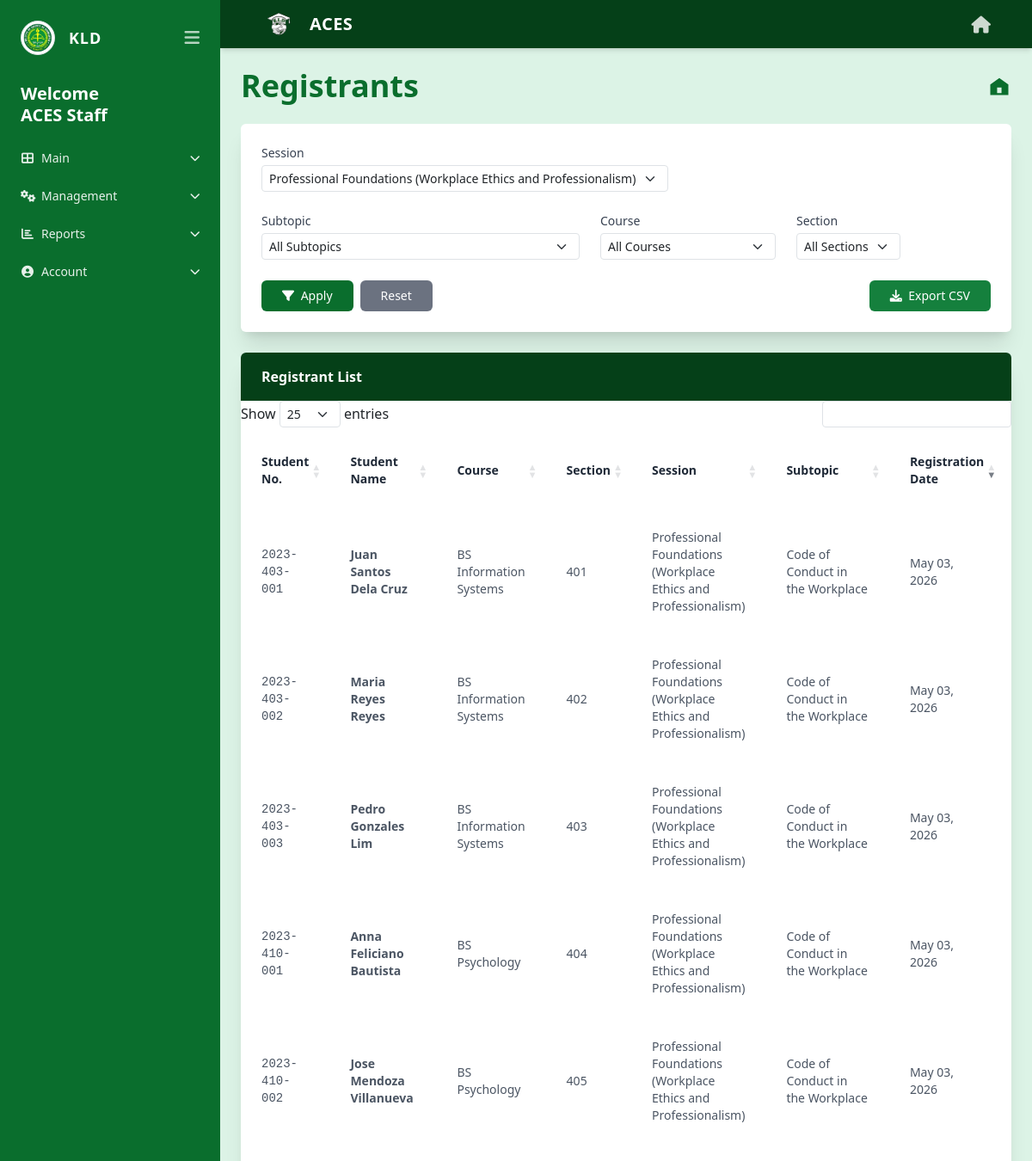
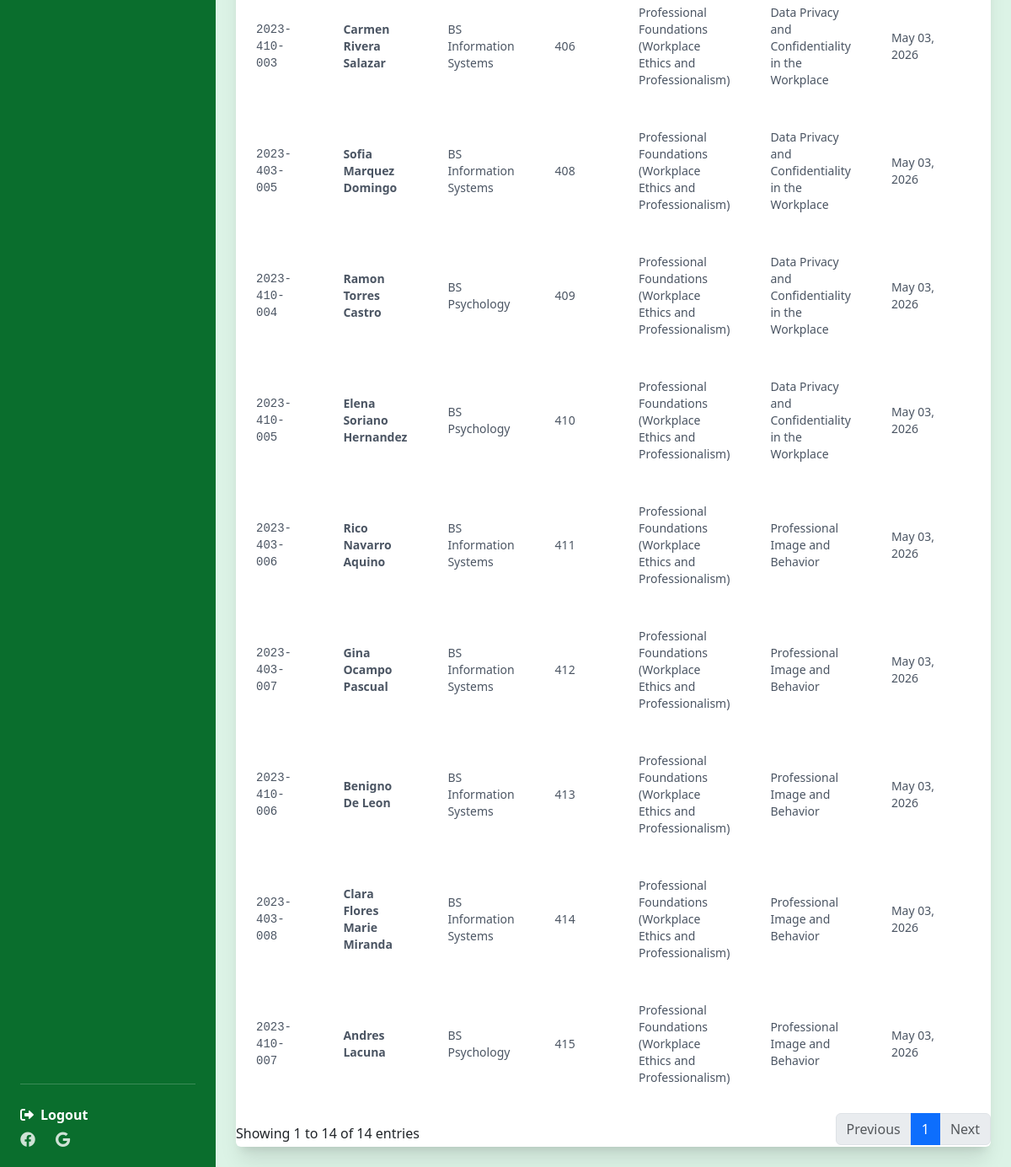
Page /staff/registrants.php?session_id=30 (signed in) on the committed database (2 pictures, top to bottom).
### tables this page shows
CREATE TABLE `users` (
  `user_id` int(11) NOT NULL AUTO_INCREMENT,
  `email` varchar(100) NOT NULL,
  `password_hash` varchar(255) NOT NULL,
  `is_verified` tinyint(1) NOT NULL DEFAULT 0,
  `verification_token` varchar(64) DEFAULT NULL,
  `verification_expires` datetime DEFAULT NULL,
  `reset_token` varchar(64) DEFAULT NULL,
  `reset_expires` datetime DEFAULT NULL,
  `full_name` varchar(100) NOT NULL,
  `role` enum('student','staff') NOT NULL,
  `staff_role` enum('admin','lead','viewer') DEFAULT 'viewer',
  `is_active` tinyint(1) NOT NULL DEFAULT 1,
  `created_by` int(11) DEFAULT NULL,
  `created_at` datetime DEFAULT current_timestamp(),
  PRIMARY KEY (`user_id`),
  UNIQUE KEY `email` (`email`),
  KEY `idx_staff_role` (`staff_role`)
);

CREATE TABLE `registrations` (
  `registration_id` int(11) NOT NULL AUTO_INCREMENT,
  `student_id` varchar(50) NOT NULL,
  `session_id` int(11) NOT NULL,
  `subtopic_id` int(11) NOT NULL,
  `status` enum('pending','assigned','auto_assigned') DEFAULT 'pending',
  `registration_date` datetime DEFAULT current_timestamp(),
  `is_attended` tinyint(1) DEFAULT 0,
  PRIMARY KEY (`registration_id`),
  UNIQUE KEY `unique_registration` (`student_id`,`session_id`,`subtopic_id`),
  KEY `session_id` (`session_id`),
  KEY `subtopic_id` (`subtopic_id`),
  CONSTRAINT `registrations_ibfk_1` FOREIGN KEY (`student_id`) REFERENCES `students` (`student_id`) ON DELETE CASCADE,
  CONSTRAINT `registrations_ibfk_2` FOREIGN KEY (`session_id`) REFERENCES `sessions` (`session_id`) ON DELETE CASCADE,
  CONSTRAINT `registrations_ibfk_3` FOREIGN KEY (`subtopic_id`) REFERENCES `subtopics` (`subtopic_id`) ON DELETE CASCADE
);

CREATE TABLE `students` (
  `student_id` varchar(50) NOT NULL,
  `user_id` int(11) NOT NULL,
  `section` varchar(50) NOT NULL,
  `program` varchar(100) NOT NULL,
  `middle_name` varchar(50) DEFAULT NULL,
  `suffix` varchar(10) DEFAULT NULL,
  `telephone` varchar(20) DEFAULT NULL,
  `mobile` varchar(20) DEFAULT NULL,
  `username` varchar(50) DEFAULT NULL,
  `is_deleted` tinyint(1) DEFAULT 0,
  PRIMARY KEY (`student_id`),
  UNIQUE KEY `user_id` (`user_id`),
  UNIQUE KEY `username` (`username`),
  CONSTRAINT `students_ibfk_1` FOREIGN KEY (`user_id`) REFERENCES `users` (`user_id`) ON DELETE CASCADE
);

CREATE TABLE `sessions` (
  `session_id` int(11) NOT NULL AUTO_INCREMENT,
  `title` varchar(100) NOT NULL,
  `phase` enum('Preparation','Pre-Employment','Career Fair') NOT NULL,
  `date` date NOT NULL,
  `start_time` time NOT NULL,
  `end_time` time NOT NULL,
  `description` text DEFAULT NULL,
  `created_by` int(11) NOT NULL,
  `proctor` varchar(100) DEFAULT 'TBA',
  `location` varchar(200) DEFAULT 'TBA',
  `is_deleted` tinyint(1) DEFAULT 0,
  `allow_multiple` tinyint(1) NOT NULL DEFAULT 0,
  PRIMARY KEY (`session_id`),
  KEY `created_by` (`created_by`),
  KEY `phase` (`phase`),
  CONSTRAINT `sessions_ibfk_1` FOREIGN KEY (`created_by`) REFERENCES `users` (`user_id`)
);

CREATE TABLE `subtopics` (
  `subtopic_id` int(11) NOT NULL AUTO_INCREMENT,
  `session_id` int(11) NOT NULL,
  `title` varchar(100) NOT NULL,
  `description` text DEFAULT NULL,
  `capacity` int(11) DEFAULT 30,
  `deadline` datetime DEFAULT NULL,
  `subtopic_date` date DEFAULT NULL,
  `subtopic_start_time` time DEFAULT NULL,
  `subtopic_end_time` time DEFAULT NULL,
  `subtopic_proctor` varchar(100) DEFAULT NULL,
  `subtopic_location` varchar(200) DEFAULT NULL,
  `is_required` tinyint(1) DEFAULT 0,
  `required_for` text DEFAULT NULL,
  `visible_for` text DEFAULT NULL,
  `visible_courses` text DEFAULT NULL,
  `required_courses` text DEFAULT NULL,
  `is_deleted` tinyint(1) DEFAULT 0,
  `attendance_type` enum('physical','module') DEFAULT 'physical',
  PRIMARY KEY (`subtopic_id`),
  KEY `session_id` (`session_id`),
  CONSTRAINT `subtopics_ibfk_1` FOREIGN KEY (`session_id`) REFERENCES `sessions` (`session_id`) ON DELETE CASCADE
);

### includes/auth.php (called while the page is built, shortened)
<?php
function isViewer() {
    return isset($_SESSION['role']) && $_SESSION['role'] === 'staff' && isset($_SESSION['staff_role']) && $_SESSION['staff_role'] === 'viewer';
}
?>

### staff/registrants.php (the view, shortened to what this page needs)
<?php
require_once __DIR__ . '/../includes/auth.php';
$stmt = $pdo->prepare("SELECT full_name FROM users WHERE user_id = ?");
$stmt->execute([$_SESSION['user_id']]);
$staff = $stmt->fetch();
$staff_name = $staff['full_name'];
$sessions = $pdo->query("SELECT session_id, title FROM sessions WHERE is_deleted = 0 ORDER BY date DESC")->fetchAll();
$filter_session   = isset($_GET['session_id']) ? (int)$_GET['session_id'] : 0;
$sql = "
    SELECT r.registration_id, r.registration_date, r.status,
           st.student_id, u.full_name, st.program, st.section,
           sub.title AS subtopic_title, s.title AS session_title,
           sub.subtopic_id, s.session_id
    FROM registrations r
    JOIN students st ON r.student_id = st.student_id
    JOIN users u ON st.user_id = u.user_id
    JOIN subtopics sub ON r.subtopic_id = sub.subtopic_id
    JOIN sessions s ON r.session_id = s.session_id
    WHERE sub.is_deleted = 0 AND s.is_deleted = 0 AND st.is_deleted = 0
";
$params = [];
if ($filter_session) {
    $sql .= " AND s.session_id = ?";
    $params[] = $filter_session;
}
$sql .= " ORDER BY s.date DESC, sub.title, st.section, u.full_name";
$stmt = $pdo->prepare($sql);
$stmt->execute($params);
$registrants = $stmt->fetchAll();
?>
<!DOCTYPE html>
<html lang="en" class="h-full">
<head>
    <link href="https://cdn.jsdelivr.net/npm/bootstrap@5.3.0/dist/css/bootstrap.min.css" rel="stylesheet">
    <script src="https://cdn.tailwindcss.com"></script>
    <link rel="stylesheet" href="https://cdnjs.cloudflare.com/ajax/libs/font-awesome/6.0.0/css/all.min.css">
    <link rel="stylesheet" href="https://cdn.datatables.net/1.13.4/css/dataTables.bootstrap5.min.css">
</head>
<body class="bg-[#dcf3e6] font-sans h-screen flex flex-col md:flex-row">
<?php include '../includes/staff_sidebar.php'; ?>
<div class="flex-1 flex flex-col overflow-hidden">
    <?php include '../includes/header.php'; ?>
    <main class="flex-1 p-4 md:p-10 overflow-y-auto no-scrollbar">
        <div class="flex justify-between items-center mb-6">
            <h1 class="text-2xl md:text-4xl font-bold text-[#0a6e2d]">Registrants</h1>
            <a href="dashboard.php" class="text-[#0a6e2d]">
                <svg width="28" height="28" viewBox="0 0 24 24" fill="currentColor"><path d="M3 10.4V21h18V10.4l-9-6.3-9 6.3zM14.2 19h-4.4v-5.6h4.4V19z"/></svg>
            </a>
        </div>
        <div class="bg-white rounded shadow-xl p-4 mb-6">
            <form method="GET" class="flex flex-wrap items-end gap-4">
                <div>
                    <label class="block text-sm font-medium text-gray-700 mb-1">Session</label>
                    <select name="session_id" class="form-select form-select-sm" id="filterSession">
                        <?php foreach ($sessions as $sess): ?>
                            <option value="<?= $sess['session_id'] ?>" <?= $filter_session == $sess['session_id'] ? 'selected' : '' ?>>
                                <?= htmlspecialchars($sess['title']) ?>
                            </option>
                        <?php endforeach; ?>
                    </select>
                </div>
                <div>
                    <label class="block text-sm font-medium text-gray-700 mb-1">Subtopic</label>
                    <select name="subtopic_id" class="form-select form-select-sm" id="filterSubtopic">
                        <option value="">All Subtopics</option>
                    </select>
                </div>
                <div>
                    <label class="block text-sm font-medium text-gray-700 mb-1">Course</label>
                    <select name="course" class="form-select form-select-sm">
                        <option value="">All Courses</option>
                    </select>
                </div>
                <div>
                    <label class="block text-sm font-medium text-gray-700 mb-1">Section</label>
                    <select name="section" class="form-select form-select-sm">
                        <option value="">All Sections</option>
                    </select>
                </div>
                <div class="flex gap-2">
                    <button type="submit" class="bg-[#0a6e2d] hover:bg-[#054018] text-white text-sm px-4 py-2 rounded">
                        <i class="fas fa-filter mr-1"></i> Apply
                    </button>
                    <a href="registrants.php" class="bg-gray-500 hover:bg-gray-600 text-white text-sm px-4 py-2 rounded">
                        Reset
                    </a>
                </div>
                <?php if (!isViewer()): ?>
                    <div id="exportBtnContainer" class="ml-auto">
                        <button type="button" id="exportCSVBtn" class="bg-green-700 hover:bg-green-800 text-white text-sm px-4 py-2 rounded">
                            <i class="fas fa-download mr-1"></i> Export CSV
                        </button>
                    </div>
                <?php endif; ?>
            </form>
        </div>
        <div class="bg-white rounded shadow-xl overflow-hidden">
            <div class="bg-[#054018] px-4 py-3 font-bold text-white text-sm md:text-base">Registrant List</div>
            <div class="overflow-x-auto">
                <table id="registrantsTable" class="min-w-full bg-white text-left text-xs md:text-sm">
                    <thead>
                        <tr class="text-gray-800 font-bold border-b border-gray-100">
                            <th class="py-4 px-4">Student No.</th>
                            <th class="py-4 px-4">Student Name</th>
                            <th class="py-4 px-4">Course</th>
                            <th class="py-4 px-4">Section</th>
                            <th class="py-4 px-4">Session</th>
                            <th class="py-4 px-4">Subtopic</th>
                            <th class="py-4 px-4">Registration Date</th>
                            <th class="py-4 px-4">Status</th>
                        </tr>
                    </thead>
                    <tbody class="text-gray-600">
                        <?php foreach ($registrants as $reg): ?>
                            <tr class="border-b border-gray-50 hover:bg-gray-50 transition">
                                <td class="py-4 px-4 font-mono"><?= htmlspecialchars($reg['student_id']) ?></td>
                                <td class="py-4 px-4 font-semibold"><?= htmlspecialchars($reg['full_name']) ?></td>
                                <td class="py-4 px-4"><?= htmlspecialchars($reg['program']) ?></td>
                                <td class="py-4 px-4"><?= htmlspecialchars($reg['section']) ?></td>
                                <td class="py-4 px-4"><?= htmlspecialchars($reg['session_title']) ?></td>
                                <td class="py-4 px-4"><?= htmlspecialchars($reg['subtopic_title']) ?></td>
                                <td class="py-4 px-4"><?= date('M d, Y', strtotime($reg['registration_date'])) ?></td>
                                <td class="py-4 px-4">
                                </td>
                            </tr>
                        <?php endforeach; ?>
                    </tbody>
                </table>
            </div>
        </div>
    </main>
</div>
</body>
</html>

### includes/staff_sidebar.php (shortened to what this page needs)
<aside id="staffSidebar" class="hidden md:flex w-64 bg-[#0a6e2d] text-white flex-col justify-between p-4 shrink-0 h-full transition-all duration-300 overflow-hidden">
    <div>
        <div class="flex items-center justify-between mb-8">
            <div class="flex items-center gap-3" id="sidebarBrand">
                <img src="../assets/images/kld_logo.png" class="w-10 h-10 rounded-full border border-white/20 bg-white p-0.5 object-contain" alt="KLD">
                <span class="font-bold tracking-wider text-lg sidebar-text">KLD</span>
            </div>
            <button id="sidebarToggleBtn" class="text-white/70 hover:text-white text-xl focus:outline-none">
                <i class="fas fa-bars"></i>
            </button>
        </div>
        <div class="mb-6 sidebar-text">
            <h2 class="text-xl font-bold leading-tight">Welcome<br><?= htmlspecialchars($staff_name) ?></h2>
        </div>
        <nav class="space-y-4 text-sm opacity-90">
            <div class="sidebar-group">
                <button class="group-header flex items-center justify-between w-full text-left hover:text-green-200 py-1">
                    <span><i class="fas fa-th-large mr-2 w-4 text-center"></i><span class="sidebar-text">Main</span></span>
                    <i class="fas fa-chevron-down text-xs transition-transform duration-200 sidebar-text"></i>
                </button>
            </div>
            <?php if (!isViewer()): ?>
            <div class="sidebar-group">
                <button class="group-header flex items-center justify-between w-full text-left hover:text-green-200 py-1">
                    <span><i class="fas fa-cogs mr-2 w-4 text-center"></i><span class="sidebar-text">Management</span></span>
                    <i class="fas fa-chevron-down text-xs transition-transform duration-200 sidebar-text"></i>
                </button>
            </div>
            <?php endif; ?>
            <div class="sidebar-group">
                <button class="group-header flex items-center justify-between w-full text-left hover:text-green-200 py-1">
                    <span><i class="fas fa-chart-bar mr-2 w-4 text-center"></i><span class="sidebar-text">Reports</span></span>
                    <i class="fas fa-chevron-down text-xs transition-transform duration-200 sidebar-text"></i>
                </button>
            </div>
            <div class="sidebar-group">
                <button class="group-header flex items-center justify-between w-full text-left hover:text-green-200 py-1">
                    <span><i class="fas fa-user-circle mr-2 w-4 text-center"></i><span class="sidebar-text">Account</span></span>
                    <i class="fas fa-chevron-down text-xs transition-transform duration-200 sidebar-text"></i>
                </button>
            </div>
        </nav>
    </div>
    <div class="mt-auto pt-4 border-t border-white/20">
        <a href="../logout.php" class="block font-bold hover:text-red-300 sidebar-text mb-2">
            <i class="fas fa-sign-out-alt mr-2 w-4 text-center"></i><span class="sidebar-text">Logout</span>
        </a>
        <div class="flex gap-4 text-lg opacity-80 sidebar-text">
            <i class="fa-brands fa-facebook cursor-pointer"></i>
            <i class="fa-brands fa-google cursor-pointer"></i>
        </div>
    </div>
</aside>

### staff/registrants.php (style rules this page uses)
html, body { height: 100%; margin: 0; padding: 0; }
.no-scrollbar { -ms-overflow-style: none; scrollbar-width: none; }

### rows in the picture
users: full_name "ACES Staff"
registrations: student.student_id "2023-403-001", users.full_name "Juan Santos Dela Cruz", student.program "BS Information Systems", student.section "401", session.title "Professional Foundations (Workplace Ethics and Professionalism)", subtopic.title "Code of Conduct in the Workplace", registration_date "May 03, 2026"
registrations: student.student_id "2023-403-002", users.full_name "Maria Reyes Reyes", student.program "BS Information Systems", student.section "402", session.title "Professional Foundations (Workplace Ethics and Professionalism)", subtopic.title "Code of Conduct in the Workplace", registration_date "May 03, 2026"
registrations: student.student_id "2023-403-003", users.full_name "Pedro Gonzales Lim", student.program "BS Information Systems", student.section "403", session.title "Professional Foundations (Workplace Ethics and Professionalism)", subtopic.title "Code of Conduct in the Workplace", registration_date "May 03, 2026"
registrations: student.student_id "2023-410-001", users.full_name "Anna Feliciano Bautista", student.program "BS Psychology", student.section "404", session.title "Professional Foundations (Workplace Ethics and Professionalism)", subtopic.title "Code of Conduct in the Workplace", registration_date "May 03, 2026"
registrations: student.student_id "2023-410-002", users.full_name "Jose Mendoza Villanueva", student.program "BS Psychology", student.section "405", session.title "Professional Foundations (Workplace Ethics and Professionalism)", subtopic.title "Code of Conduct in the Workplace", registration_date "May 03, 2026"
registrations: student.student_id "2023-410-003", users.full_name "Carmen Rivera Salazar", student.program "BS Information Systems", student.section "406", session.title "Professional Foundations (Workplace Ethics and Professionalism)", subtopic.title "Data Privacy and Confidentiality in the Workplace", registration_date "May 03, 2026"
registrations: student.student_id "2023-403-005", users.full_name "Sofia Marquez Domingo", student.program "BS Information Systems", student.section "408", session.title "Professional Foundations (Workplace Ethics and Professionalism)", subtopic.title "Data Privacy and Confidentiality in the Workplace", registration_date "May 03, 2026"
registrations: student.student_id "2023-410-004", users.full_name "Ramon Torres Castro", student.program "BS Psychology", student.section "409", session.title "Professional Foundations (Workplace Ethics and Professionalism)", subtopic.title "Data Privacy and Confidentiality in the Workplace", registration_date "May 03, 2026"
registrations: student.student_id "2023-410-005", users.full_name "Elena Soriano Hernandez", student.program "BS Psychology", student.section "410", session.title "Professional Foundations (Workplace Ethics and Professionalism)", subtopic.title "Data Privacy and Confidentiality in the Workplace", registration_date "May 03, 2026"
registrations: student.student_id "2023-403-006", users.full_name "Rico Navarro Aquino", student.program "BS Information Systems", student.section "411", session.title "Professional Foundations (Workplace Ethics and Professionalism)", subtopic.title "Professional Image and Behavior", registration_date "May 03, 2026"
registrations: student.student_id "2023-403-007", users.full_name "Gina Ocampo Pascual", student.program "BS Information Systems", student.section "412", session.title "Professional Foundations (Workplace Ethics and Professionalism)", subtopic.title "Professional Image and Behavior", registration_date "May 03, 2026"
registrations: student.student_id "2023-410-006", users.full_name "Benigno De Leon", student.program "BS Information Systems", student.section "413", session.title "Professional Foundations (Workplace Ethics and Professionalism)", subtopic.title "Professional Image and Behavior", registration_date "May 03, 2026"
registrations: student.student_id "2023-403-008", users.full_name "Clara Flores Marie Miranda", student.program "BS Information Systems", student.section "414", session.title "Professional Foundations (Workplace Ethics and Professionalism)", subtopic.title "Professional Image and Behavior", registration_date "May 03, 2026"
registrations: student.student_id "2023-410-007", users.full_name "Andres Lacuna", student.program "BS Psychology", student.section "415", session.title "Professional Foundations (Workplace Ethics and Professionalism)", subtopic.title "Professional Image and Behavior", registration_date "May 03, 2026"

### other values in the picture
form field session_id "Professional Foundations (Workplace Ethics and Professionalism)"
